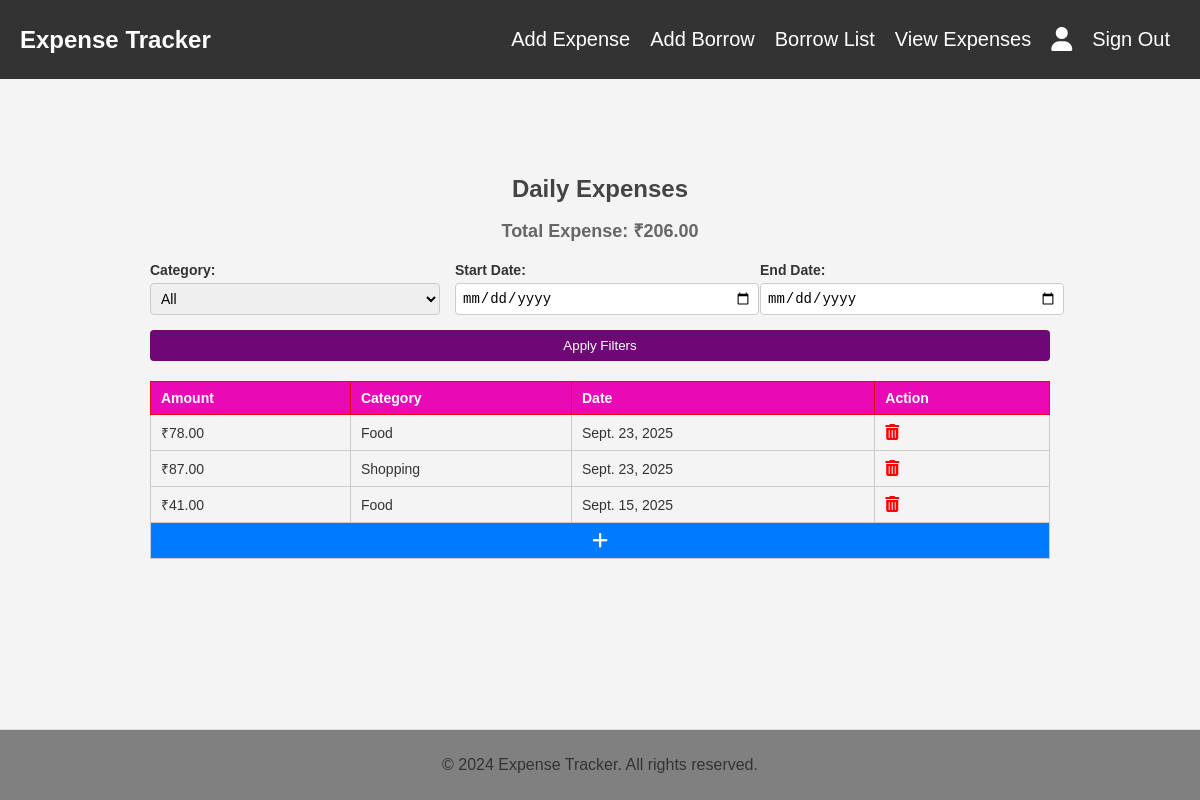
The app's page /expenses/ (signed in), older data.
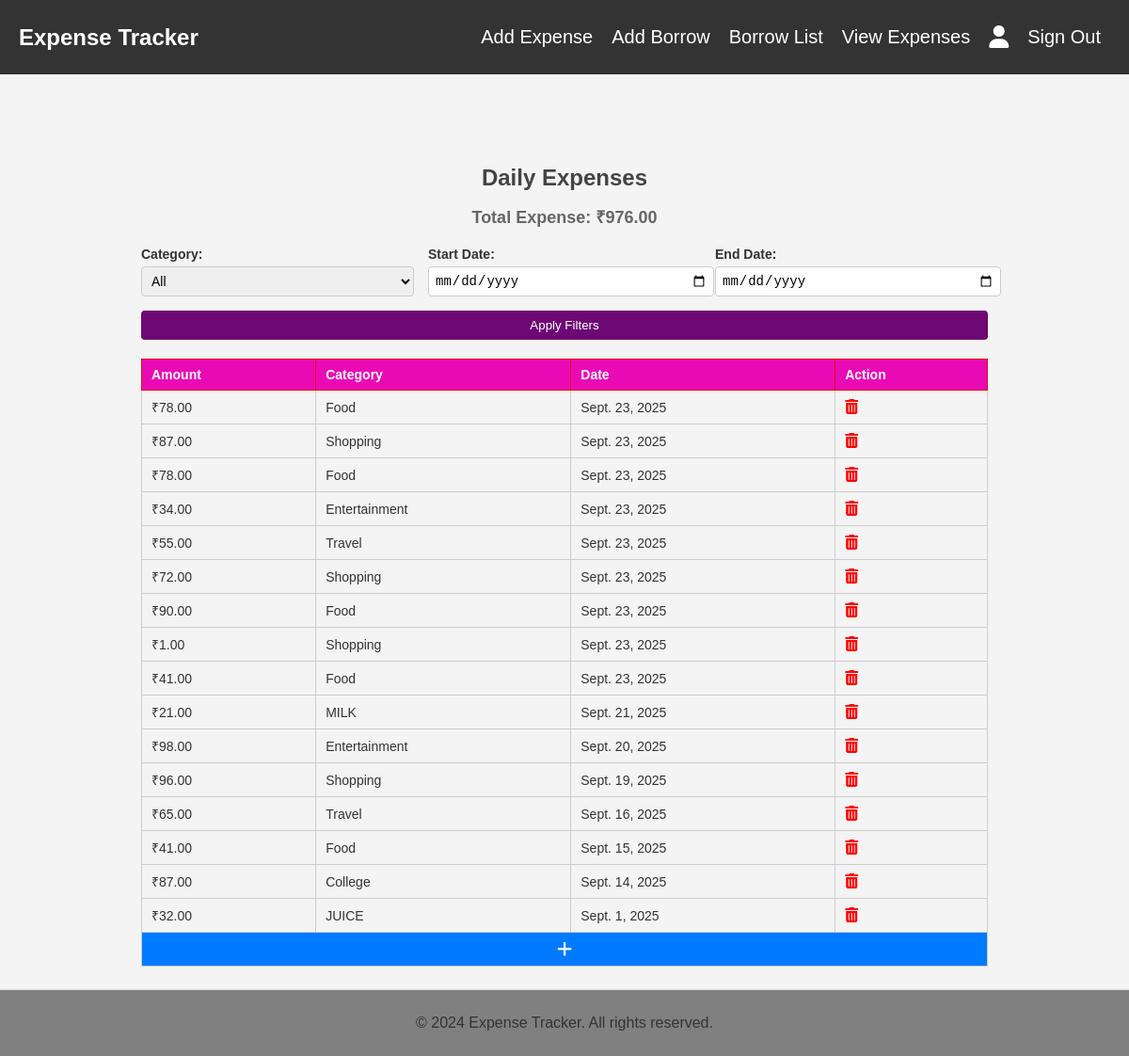
The same page, newer data.
### expenses/models.py (models this page shows, shortened)
class Expense(models.Model):
    user = models.ForeignKey(User, on_delete=models.CASCADE)  # ✅ Added this line
    CATEGORY_CHOICES = [
        ('Food', 'Food'),
        ('Travel', 'Travel'),
        ('Shopping', 'Shopping'),
        ('Entertainment', 'Entertainment'),
        ('Grocery', 'Grocery'),
        ('VEG', 'VEG'),
        ('MILK', 'MILK'),
        ('JUICE', 'JUICE'),
        ('College', 'College'),
        ('Other', 'Other'),
    ]
    title = models.CharField(max_length=100)
    amount = models.DecimalField(max_digits=10, decimal_places=2)
    category = models.CharField(max_length=50, choices=CATEGORY_CHOICES)
    date = models.DateField(default=timezone.now)
    description = models.TextField(blank=True, null=True)

### expenses/views.py (the view)
# urls.py: path('expenses/', views.expense_list, name='expense_list'),
@login_required
def expense_list(request):
    category = request.GET.get('category')
    start_date = request.GET.get('start_date')
    end_date = request.GET.get('end_date')
    search_term = request.GET.get('search')
    expenses = Expense.objects.filter(user=request.user).order_by('-date')  # ✅ Filter by logged-in user
    if category:
        expenses = expenses.filter(category=category)
    if start_date and end_date:
        expenses = expenses.filter(date__range=[start_date, end_date])
    if search_term:
        expenses = expenses.filter(
            Q(title__icontains=search_term) |
            Q(description__icontains=search_term)
        )
    total_expense = sum(expense.amount for expense in expenses)
    context = {
        'expenses': expenses,
        'total_expense': total_expense,
        'category': category,
        'start_date': start_date,
        'end_date': end_date,
        'search_term': search_term,
    }
    return render(request, 'expenses/expense_list.html', context)

### expenses/templates/expenses/expense_list.html (shortened to what this page needs)
{% extends 'base.html' %}
{% block content %}
<!DOCTYPE html>
<html lang="en">
<head>
    <link rel="stylesheet" href="https://cdnjs.cloudflare.com/ajax/libs/font-awesome/6.0.0-beta3/css/all.min.css">
</head>
<body>
    <div class="container">
        <h1>Daily Expenses</h1>
        <h2>Total Expense: ₹{{ total_expense }}</h2>
        <form method="get" class="filter-form">
            <div>
                <label for="category">Category:</label>
                <select name="category" id="category">
                    <option value="">All</option>
                </select>
            </div>
            <div>
                <label for="start_date">Start Date:</label>
                <input type="date" name="start_date" id="start_date" value="{{ start_date }}">
            </div>
            <div>
                <label for="end_date">End Date:</label>
                <input type="date" name="end_date" id="end_date" value="{{ end_date }}">
            </div>
            <button type="submit">Apply Filters</button>
        </form>
        <table>
            <thead>
                <tr>
                    <th>Amount</th>
                    <th>Category</th>
                    <th>Date</th>
                    <th>Action</th>
                </tr>
            </thead>
            <tbody>
                {% for expense in expenses %}
                <tr>
                    <td>₹{{ expense.amount }}</td>
                    <td>{{ expense.category }}</td>
                    <td>{{ expense.date }}</td>
                    <td class="action-icon">
                        <a href="{% url 'delete_expense' expense.id %}">
                            <i class="fas fa-trash-alt"></i>
                        </a>
                    </td>
                </tr>
                {% endfor %}
                <tr class="add-icon-row">
                    <td colspan="5">
                        <a href="{% url 'add_expense' %}">
                            <i class="fas fa-plus"></i>
                        </a>
                    </td>
                </tr>
            </tbody>
        </table>
    </div>
</body>
</html>
{% endblock %}

### expenses/templates/base.html (shortened to what this page needs)
<!DOCTYPE html>
<html lang="en">
<head>
    {% load static %}
    <link rel="stylesheet"
        href="https://cdnjs.cloudflare.com/ajax/libs/font-awesome/6.0.0-beta3/css/all.min.css">
   <link rel="stylesheet" href="{% static 'expenses/css/style.css' %}">
</head>
<body>
    <div class="navbar">
        <div class="logo">
            <h1>Expense Tracker</h1>
        </div>
        <div class="nav-links" id="nav-links">
            {% if user.is_authenticated %}
                <a href="{% url 'add_expense' %}">Add Expense</a>
                <a href="{% url 'add_borrow' %}">Add Borrow</a>
                <a href="{% url 'borrow_list' %}">Borrow List</a>
                <a href="{% url 'expense_list' %}">View Expenses</a>
                <a class="profile-icon" href="{% url 'profile' %}">
                    <i class="fas fa-user"></i>
                </a>
                <a href="{% url 'logout' %}">Sign Out</a>
            {% else %}
                <a href="{% url 'login' %}">Sign In</a>
                <a href="{% url 'register' %}">Sign Up</a>
            {% endif %}
        </div>
    </div>
    <div class="container">
        {% block content %}
        {% endblock %}
    </div>
    <footer class="footer">
        <p>&copy; 2024 Expense Tracker. All rights reserved.</p>
    </footer>
</body>
</html>

### expenses/static/expenses/css/style.css (style rules this page uses)
body { font-family: Arial, sans-serif; margin: 0; padding: 0; background-color: #f4f4f4; color: #333; }
.container { max-width: 1200px; margin: 0 auto; padding: 20px; }
.footer { background-color: #333; color: white; text-align: center; padding: 10px 0; margin-top: 50px; position: fixed; bottom: 0; }

### expenses/templates/base.html (style rules this page uses)
.navbar { display: flex; justify-content: space-between; align-items: center; background-color: #333; padding: 10px 20px; color: #fff; position: relative; flex-grow: 1; }
.footer { width: 100%; box-sizing: border-box; }
.navbar h1 { color: #fff; opacity: 1; z-index: 10; }
.navbar .logo { font-size: 24px; font-weight: bold; }
.navbar .profile-icon { cursor: pointer; }
.navbar .profile-icon i { font-size: 24px; }
.nav-links { display: flex; align-items: center; z-index: 1; background-color: #333; }
.nav-links a { margin: 0 10px; font-size: 20px; text-decoration: none; color: white; }
.container { flex: 1; padding: 20px; }
.footer { background: grey; padding: 10px; text-align: center; color: #333; border-top: 1px solid #ddd; }
.logo { display: flex; align-items: center; text-align: center; justify-content: center; column-gap: 20px; }

Row changes from the older to the newer data that the page shows:
added Expense: amount "78.00", category "Food", date "Sept. 23, 2025"
added Expense: amount "34.00", category "Entertainment", date "Sept. 23, 2025"
added Expense: amount "55.00", category "Travel", date "Sept. 23, 2025"
added Expense: amount "72.00", category "Shopping", date "Sept. 23, 2025"
added Expense: amount "90.00", category "Food", date "Sept. 23, 2025"
added Expense: amount "1.00", category "Shopping", date "Sept. 23, 2025"
added Expense: amount "41.00", category "Food", date "Sept. 23, 2025"
added Expense: amount "21.00", category "MILK", date "Sept. 21, 2025"
added Expense: amount "98.00", category "Entertainment", date "Sept. 20, 2025"
added Expense: amount "96.00", category "Shopping", date "Sept. 19, 2025"
added Expense: amount "65.00", category "Travel", date "Sept. 16, 2025"
added Expense: amount "87.00", category "College", date "Sept. 14, 2025"
added Expense: amount "32.00", category "JUICE", date "Sept. 1, 2025"
Text that changed along with them:
{{ total_expense }}: "206.00" → "976.00"
